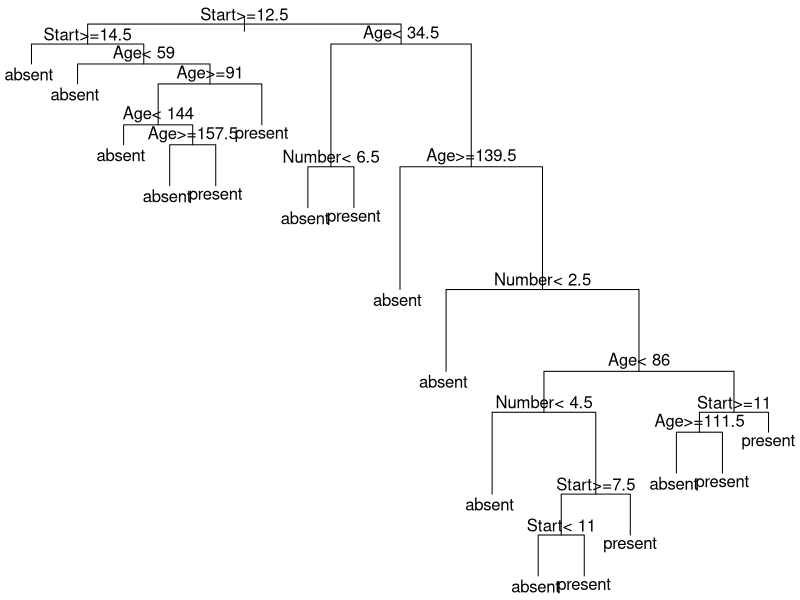
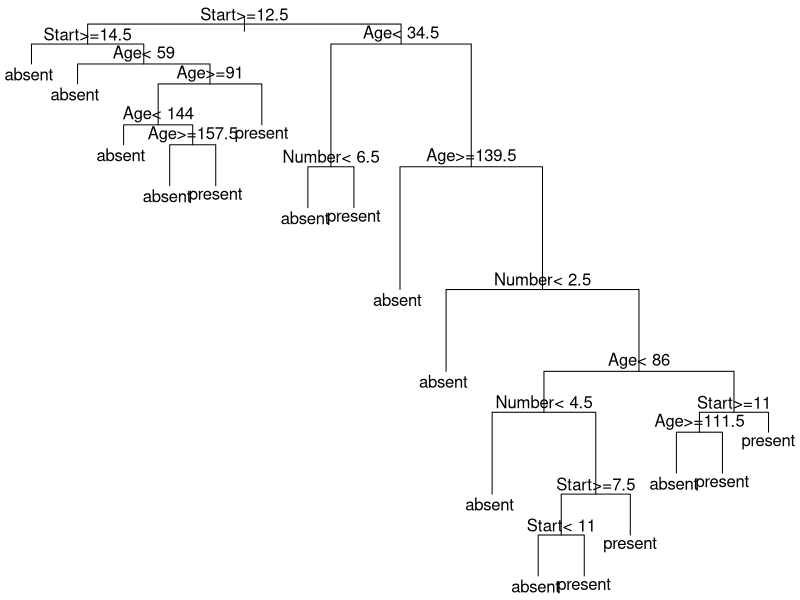
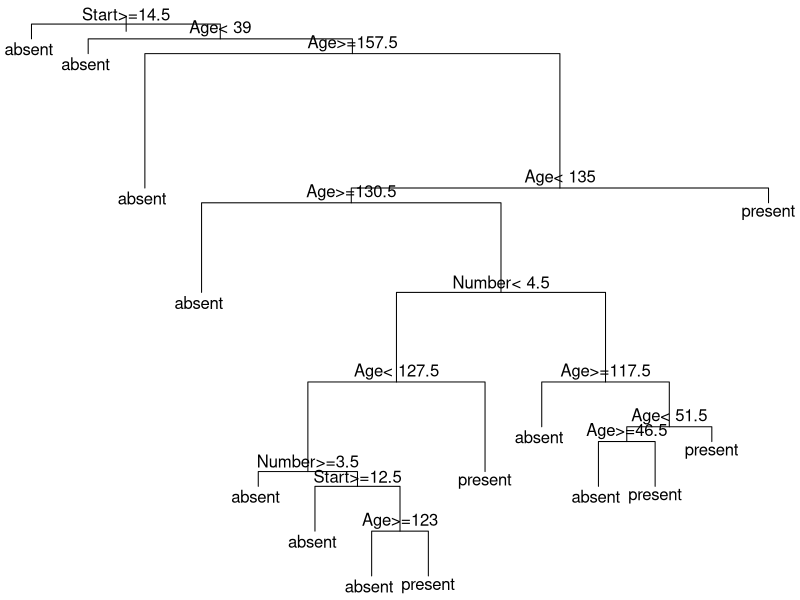
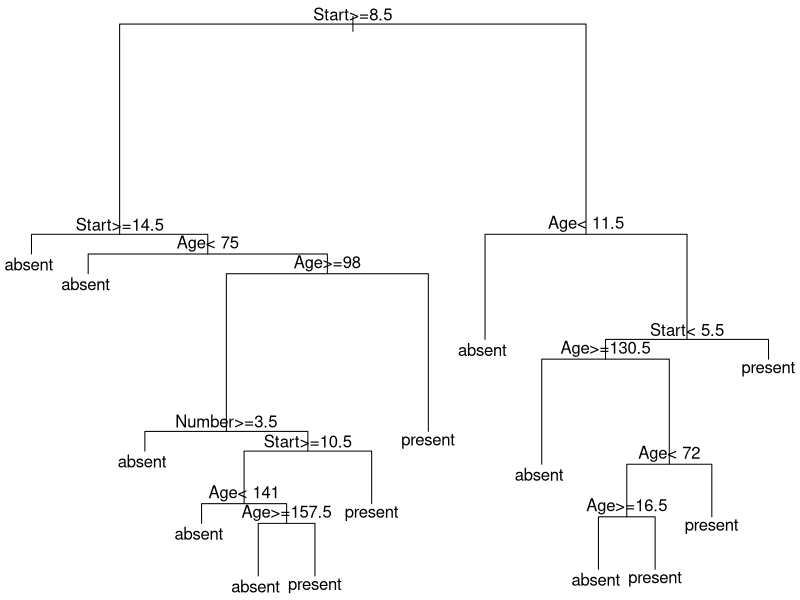
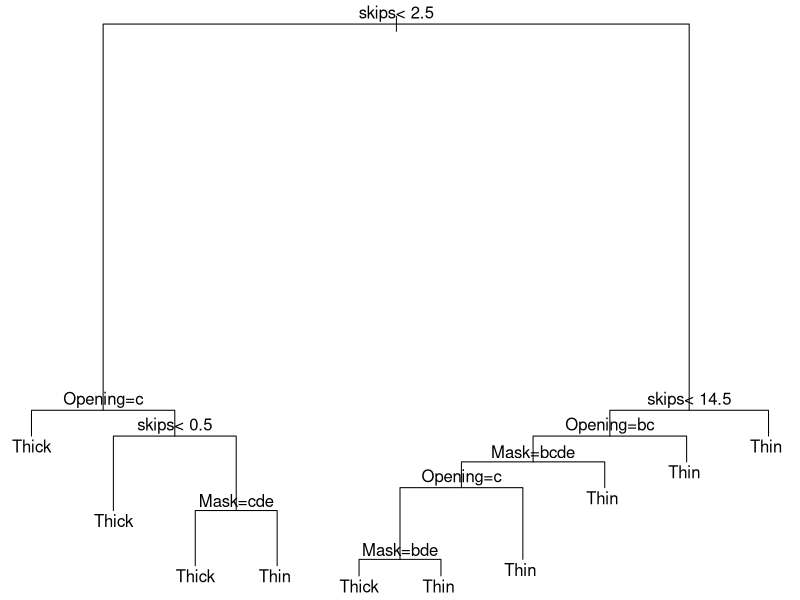
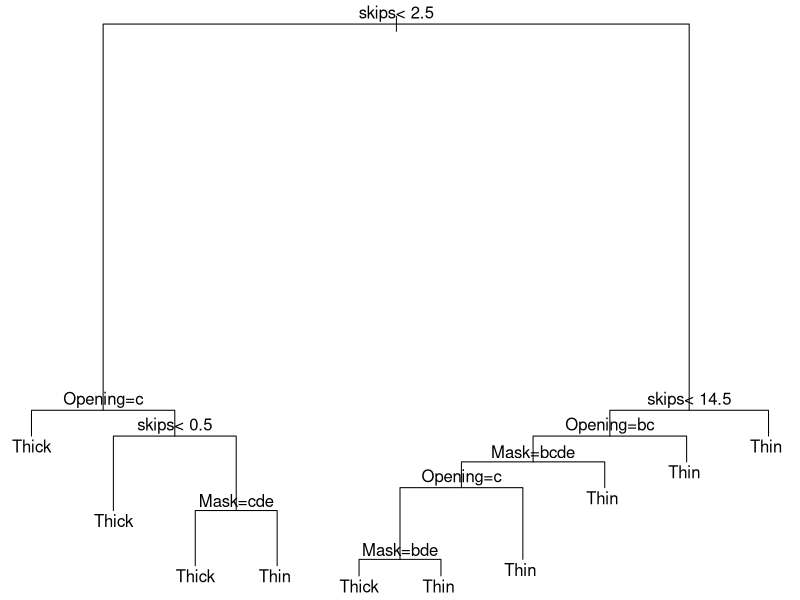
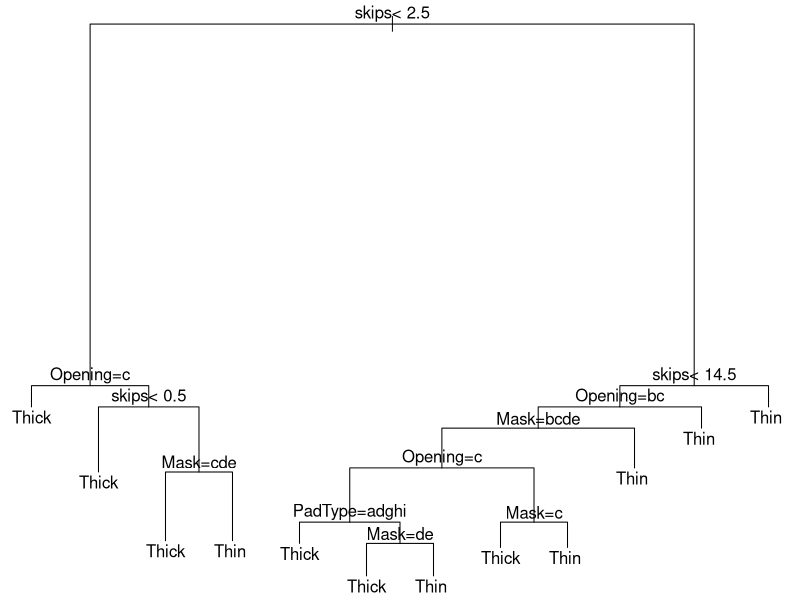
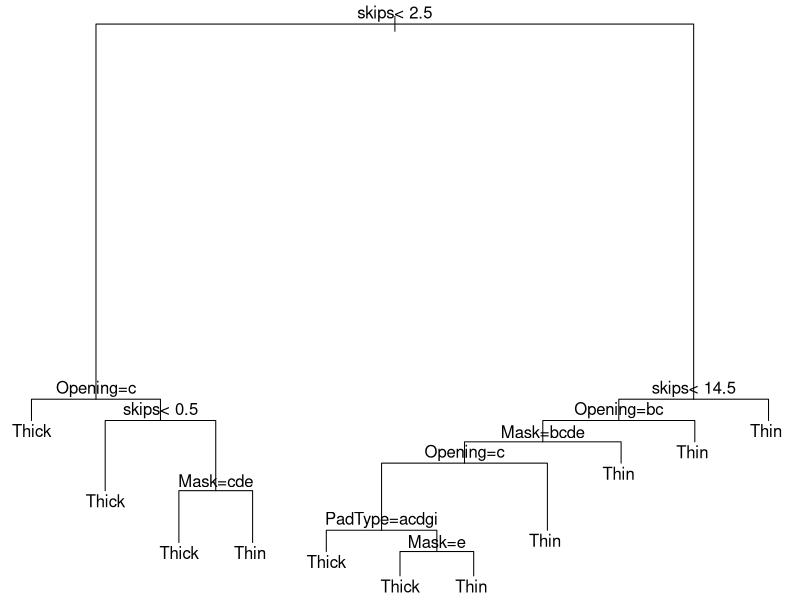

Reproduce these figures in R, in order.
####################################################################################
###############     Kyphosis Part   ################################################
####################################################################################
library(rpart)
dataframe <- as.data.frame(kyphosis)
kyphosismodel <- rpart(Kyphosis~Age+Number+Start,data = kyphosis,method = "class",control = rpart.control(minsplit = 1,minbucket = 1),parms = list(split = 'information'))
printcp(kyphosismodel)
summary(kyphosismodel) 
par(mar = rep(0.1,4))
plot(kyphosismodel)
text(kyphosismodel)
prunedtree <- prune(kyphosismodel,cp=kyphosismodel$cptable[which.min(kyphosismodel$cptable[,"rel error"]),"CP"])
printcp(prunedtree)
par(mar = rep(0.1,4))
plot(prunedtree)
text(prunedtree)
######################################################################################
## dividing the test into test and train data #####
#######  split 80-20 #################################################################
######################################################################################
index <- sample(1:nrow(dataframe),0.8*nrow(dataframe))
training <- dataframe[index,]
test <- dataframe[-index,]
newmodel <- rpart(Kyphosis~Age+Number+Start,data = training,method = "class",control = rpart.control(minsplit = 1,minbucket = 1),parms = list(split = 'information'))
printcp(newmodel)
par(mar = rep(0.1,4))
newprunedtree <- prune(newmodel,cp=newmodel$cptable[which.min(newmodel$cptable[,"rel error"]),"CP"])
plot(newmodel)
text(newmodel)
prediction <- predict(newprunedtree,test, type = "class")
predictionframe <- as.data.frame(prediction)
x <- 0
for (i in 1:nrow(predictionframe))
{
  if(predictionframe[i,1] == test[i,1]){
    x <- x+1
  }
}
p <- x/nrow(test)
p <- p*100
message("The Accuracy for 80 - 20: ")
print(p)
######################################################################################
#### split of 90 - 10 ######################################################
######################################################################################
index <- sample(1:nrow(dataframe),0.9*nrow(dataframe))
training <- dataframe[index,]
test <- dataframe[-index,]
newmodel <- rpart(Kyphosis~Age+Number+Start,data = training,method = "class",control = rpart.control(minsplit = 1,minbucket = 1),parms = list(split = 'information'))
printcp(newmodel)
par(mar = rep(0.1,4))
newprunedtree <- prune(newmodel,cp=newmodel$cptable[which.min(newmodel$cptable[,"rel error"]),"CP"])
plot(newmodel)
text(newmodel)
prediction <- predict(newprunedtree,test, type = "class")
predictionframe <- as.data.frame(prediction)
x <- 0
for (i in 1:nrow(predictionframe))
{
  if(predictionframe[i,1] == test[i,1]){
    x <- x+1
  }
}
p <- x/nrow(test)
p <- p*100
message("The Accuracy for 90 - 10: ")
print(p)

#####################################################################################
####################  Kyphosis part ends  ###########################################
#####################################################################################
message(" ###########################################")
message(" ###########################################")
message(" Start of the solder part ")
message(" ###########################################")
message(" ###########################################")

####################################################################################
###############     Solder Part   ################################################
####################################################################################

library(rpart)
dataframe <- as.data.frame(solder)
soldermodel <- rpart(Solder~Opening+Mask+PadType+Panel+skips,data = solder,method = "class",control = rpart.control(minsplit = 1,minbucket = 1),parms = list(split = 'information'))
printcp(soldermodel)
summary(soldermodel) 
par(mar = rep(0.1,4))
plot(soldermodel)
text(soldermodel)
prunedtree <- prune(soldermodel,cp=soldermodel$cptable[which.min(soldermodel$cptable[,"rel error"]),"CP"])
printcp(prunedtree)
par(mar = rep(0.1,4))
plot(prunedtree)
text(prunedtree)
######################################################################################
## dividing the test into test and train data ########################################
#####  split of 80 - 20 ##############################################################
######################################################################################
index <- sample(1:nrow(dataframe),0.8*nrow(dataframe))
training <- dataframe[index,]
test <- dataframe[-index,]
newmodel <- rpart(Solder~Opening+Mask+PadType+Panel+skips,data = training,method = "class",control = rpart.control(minsplit = 1,minbucket = 1),parms = list(split = 'information'))
printcp(newmodel)
par(mar = rep(0.1,4))
newprunedtree <- prune(newmodel,cp=newmodel$cptable[which.min(newmodel$cptable[,"rel error"]),"CP"])
plot(newmodel)
text(newmodel)
prediction <- predict(newprunedtree,test, type = "class")
predictionframe <- as.data.frame(prediction)
x <- 0
for (i in 1:nrow(predictionframe))
{
  if(predictionframe[i,1] == test[i,2]){
    x <- x+1
  }
}
p <- x/nrow(test)
p <- p*100
message("The Accuracy for 80 - 10: ")
print(p)
##################################################################################
#########  Split of 90-10 ########################################################
##################################################################################

index <- sample(1:nrow(dataframe),0.9*nrow(dataframe))
training <- dataframe[index,]
test <- dataframe[-index,]
newmodel <- rpart(Solder~Opening+Mask+PadType+Panel+skips,data = training,method = "class",control = rpart.control(minsplit = 1,minbucket = 1),parms = list(split = 'information'))
printcp(newmodel)
par(mar = rep(0.1,4))
newprunedtree <- prune(newmodel,cp=newmodel$cptable[which.min(newmodel$cptable[,"rel error"]),"CP"])
plot(newmodel)
text(newmodel)
prediction <- predict(newprunedtree,test, type = "class")
predictionframe <- as.data.frame(prediction)
x <- 0
for (i in 1:nrow(predictionframe))
{
  if(predictionframe[i,1] == test[i,2]){
    x <- x+1
  }
}
p <- x/nrow(test)
p <- p*100
message("The Accuracy for 90 - 10: ")
print(p)

######################################################################################
################   Solder part Ends  #################################################
######################################################################################
